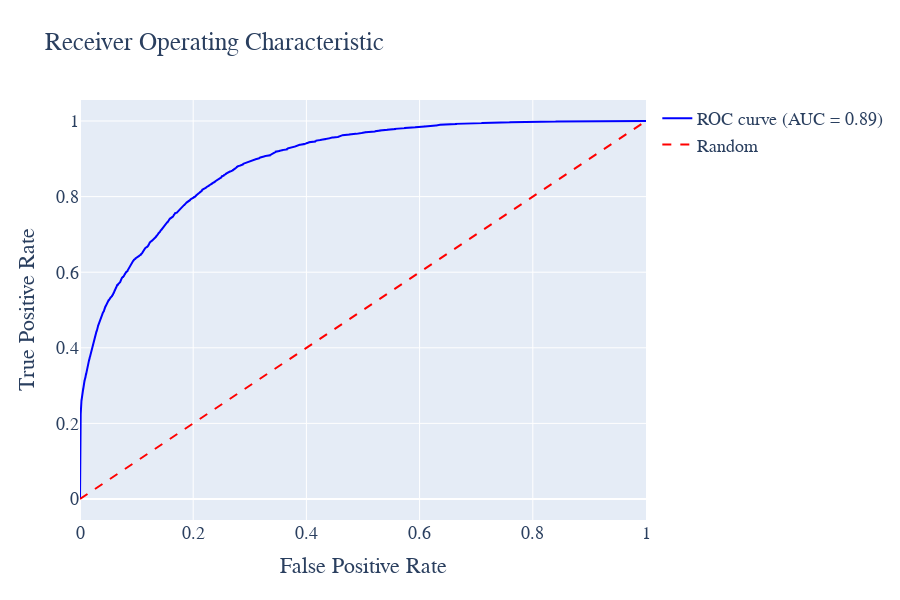

The notebook cell this image was saved under:
### Code cell
# %%
import plotly.graph_objects as go
from sklearn.metrics import roc_curve, auc

# 计算ROC曲线
roc_auc = auc(fpr, tpr)

# 计算ROC曲线
roc_auc = auc(fpr, tpr)

# 创建布局
layout = go.Layout(
    title='Receiver Operating Characteristic',
    xaxis=dict(title='False Positive Rate'),
    yaxis=dict(title='True Positive Rate'),
    hovermode='closest',
    width=900, height=600,
    font=dict(family='Times New Roman', size=18)
)

# 创建ROC曲线图形
roc_trace = go.Scatter(
    x=fpr,
    y=tpr,
    mode='lines',
    line=dict(color='blue', width=2),
    name='ROC curve (AUC = %0.2f)' % roc_auc
)

# 创建对角线图形
diagonal_trace = go.Scatter(
    x=[0, 1],
    y=[0, 1],
    mode='lines',
    line=dict(color='red', width=2, dash='dash'),
    name='Random'
)

# 创建图表数据
data = [roc_trace, diagonal_trace]

# 创建图表
fig = go.Figure(data=data, layout=layout)

fig.write_html('Image/4_6_1_6.html')
# 显示图表
fig.show()

### Figure 1 — Plotly figure (JSON) as saved in the notebook; plotly's stock layout.template omitted (floating-point values rounded to 4 significant figures; data arrays with more than 128 entries replaced by an {"elided": "..."} marker saying what was removed)
{"data": [{"line": {"color": "blue", "width": 2}, "mode": "lines", "name": "ROC curve (AUC = 0.89)", "type": "scatter", "x": {"elided": "4332 float values"}, "y": {"elided": "4332 float values"}}, {"line": {"color": "red", "dash": "dash", "width": 2}, "mode": "lines", "name": "Random", "type": "scatter", "x": [0, 1], "y": [0, 1]}], "layout": {"font": {"family": "Times New Roman", "size": 18}, "height": 600, "hovermode": "closest", "title": {"text": "Receiver Operating Characteristic"}, "width": 900, "xaxis": {"title": {"text": "False Positive Rate"}}, "yaxis": {"title": {"text": "True Positive Rate"}}}}
